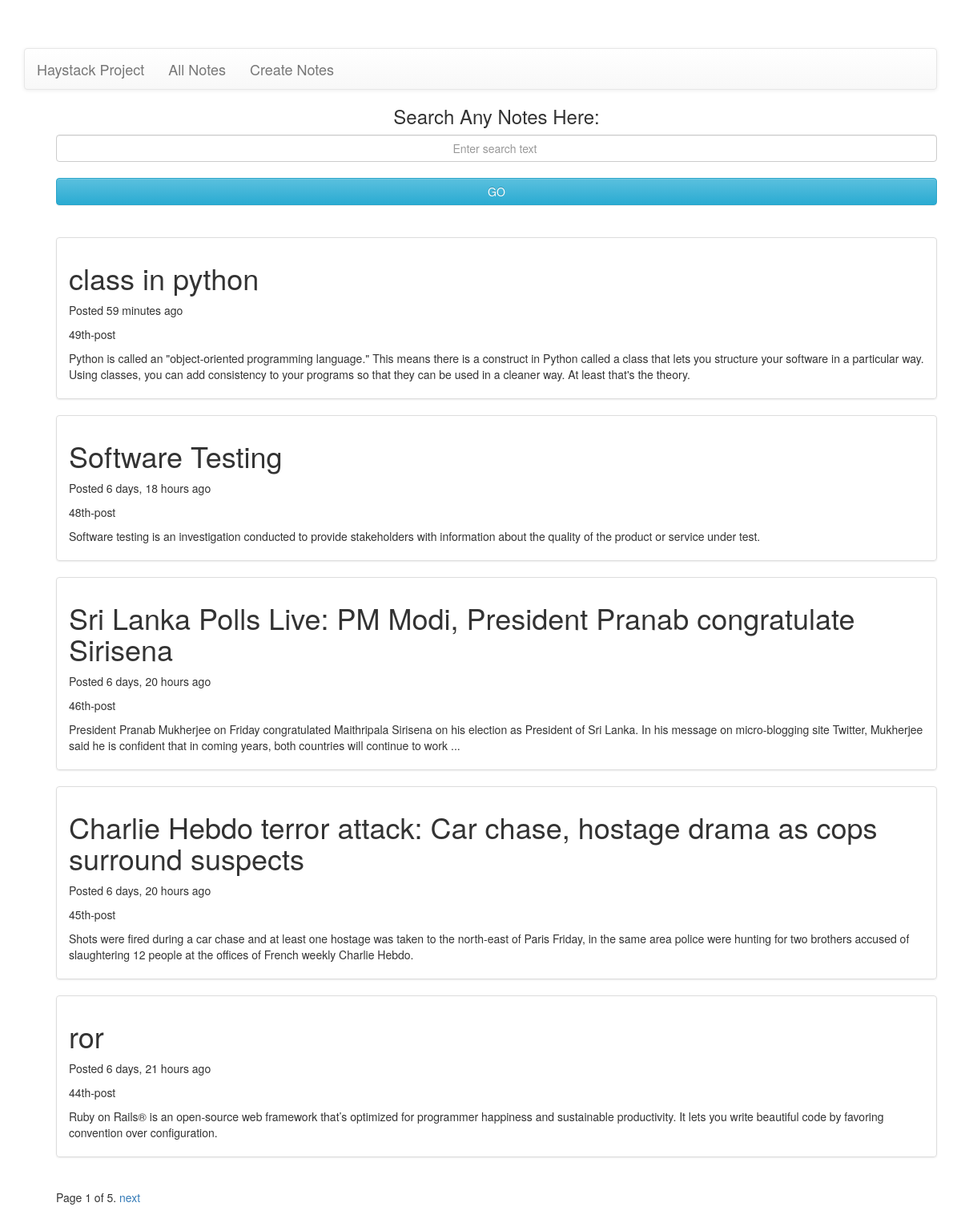
The page / on the database its author committed.
### searchapp/models.py (models this page shows, shortened)
class Note(models.Model):
    title = models.CharField(max_length=1000, unique=True)
    body = models.TextField()
    timestamp = models.DateTimeField(auto_now=True)

### searchapp/views.py (the view)
# urls.py: url(r'^$', views.index, name='index'),
def index(request):
    latest_notes_list = Note.objects.all().order_by('-timestamp')
    paginator = Paginator(latest_notes_list, 5) # Show 5 notes per page
    page = request.GET.get('page')
    try:
        notes = paginator.page(page)
    except PageNotAnInteger:
        notes = paginator.page(1)
    except EmptyPage:
        notes = paginator.page(paginator.num_pages)
    template = loader.get_template('searchapp/index.html')
    context = RequestContext(request, {'latest_notes_list': notes, })
    return HttpResponse(template.render(context))

### searchapp/templates/searchapp/index.html (shortened to what this page needs)
{% extends 'base.html' %}
{% block content %}
{% if latest_notes_list %}
{% load humanize %}
    <ul>
    <form id="search" action='/search/'>
                            <h3 class="center">Search Any Notes Here:</h3><input class="small input-text form-control" placeholder="Enter search text" name="q" type="search">
                            <br/>
                            <input class="form-control btn btn-info" value="GO" type="submit">
                        </form>
                        <br/><br/>
    {% for note in latest_notes_list %}
        <ul class="list-group">
        <li class="list-group-item">
            <h1>{{ note.title }}</h1>
            <p>Posted {{ note.timestamp|naturaltime }} </p>
            <p>{{note.id|ordinal }}-post</p>
            <p>{{ note.body }}</p>
        </li>
        </ul>
    {% endfor %}
    <div class="pagination">
    <span class="step-links">
        <span class="current">
            Page {{ latest_notes_list.number }} of {{ latest_notes_list.paginator.num_pages }}.
        </span>
        {% if latest_notes_list.has_next %}
            <a href="?page={{ latest_notes_list.next_page_number }}">next</a>
        {% endif %}
    </span>
</div>
    </ul>
{% else %}
    <p>No notes are available.</p>
{% endif %}
{% endblock %}

### searchapp/templates/base.html (shortened to what this page needs)
<!DOCTYPE html>
<html>
{% load staticfiles %}
  <head>
    <link rel="stylesheet" href="//netdna.bootstrapcdn.com/bootstrap/3.0.3/css/bootstrap.min.css">
    <link rel="stylesheet" href="//netdna.bootstrapcdn.com/bootstrap/3.0.3/css/bootstrap-theme.min.css">
  </head>
  <body style="padding-top:60px">
        <div class="container">
          <div class="navbar navbar-default" role="navigation">
            <div class="navbar-header">
              <a class="navbar-brand" href="/">Haystack Project</a>
              <a class="navbar-brand" href="/">All Notes</a>
              <a class="navbar-brand" href="/create/">Create Notes</a>
            </div>
            <div class="navbar-collapse collapse">
            </div>
          </div>
        {% block content %}
        {% endblock content %}
        </div>
  </body>
</html>

### searchapp/templates/base.html (style rules this page uses)
li { list-style: none; }
.center { text-align: center; }

### rows shown on the page
Note: title "class in python", timestamp "59 minutes ago", id|ordinal "49th", body "Python is called an \"object-oriented programming language.\" This means there is a construct in Python called a class that lets you structure your software in a particular way. Using classes, you can add consistency to your programs so that they can be used in a cleaner way. At least that's the theory."
Note: title "Software Testing", timestamp "6 days, 18 hours ago", id|ordinal "48th", body "Software testing is an investigation conducted to provide stakeholders with information about the quality of the product or service under test."
Note: title "Sri Lanka Polls Live: PM Modi, President Pranab congratulate Sirisena", timestamp "6 days, 20 hours ago", id|ordinal "46th", body "President Pranab Mukherjee on Friday congratulated Maithripala Sirisena on his election as President of Sri Lanka. In his message on micro-blogging site Twitter, Mukherjee said he is confident that in coming years, both countries will continue to work ..."
Note: title "Charlie Hebdo terror attack: Car chase, hostage drama as cops surround suspects", timestamp "6 days, 20 hours ago", id|ordinal "45th", body "Shots were fired during a car chase and at least one hostage was taken to the north-east of Paris Friday, in the same area police were hunting for two brothers accused of slaughtering 12 people at the offices of French weekly Charlie Hebdo."
Note: title "ror", timestamp "6 days, 21 hours ago", id|ordinal "44th", body "Ruby on Rails® is an open-source web framework that’s optimized for programmer happiness and sustainable productivity. It lets you write beautiful code by favoring convention over configuration."

### other values the page prints
{{ latest_notes_list.number }} "1"
{{ latest_notes_list.paginator.num_pages }} "5"
